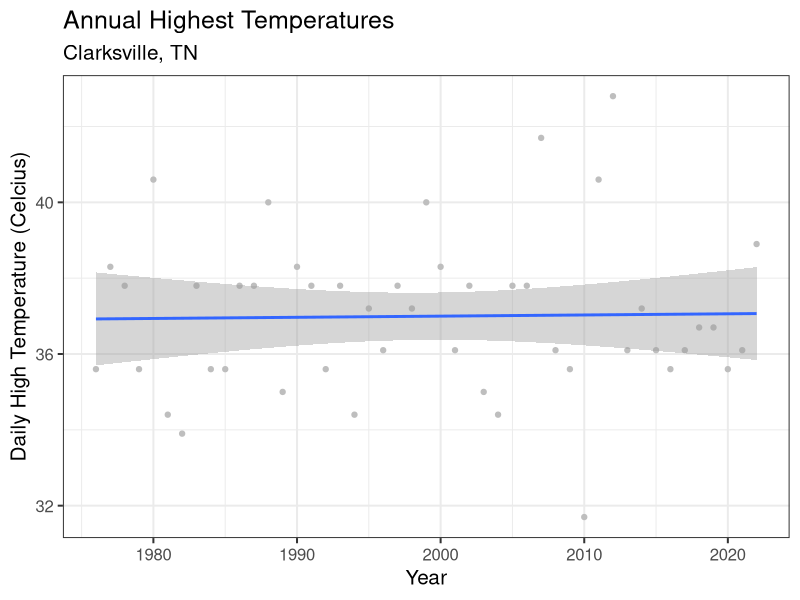
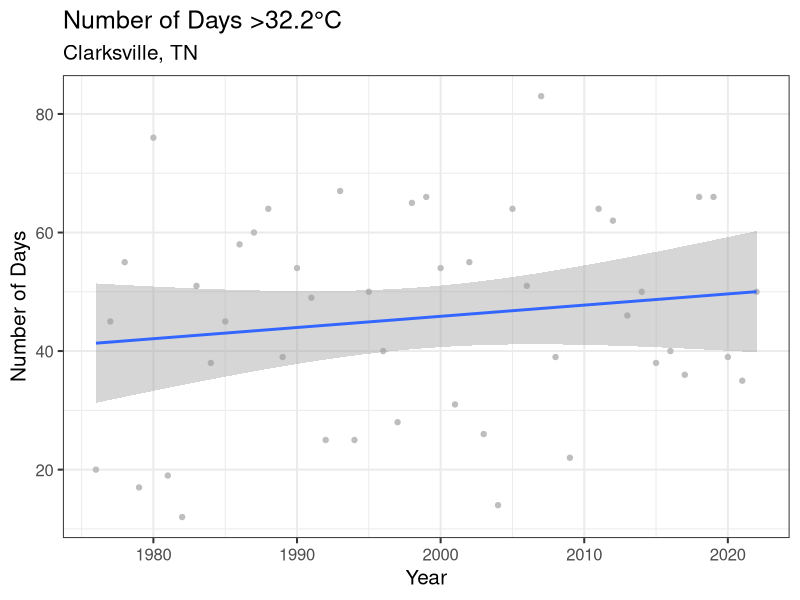

The R script that drew these images, in order:
## R code to manipulate and plot cliamte data for my four field sites ##
## aka another hot mess from Joe Endris ##

library(readr)
library(dplyr)
library(tidyverse)
library(ggplot2)
library(lubridate)

## create objects from datasets##
##temp<-read.csv("~/Library/CloudStorage/GoogleDrive-jendris@my.apsu.edu/.shortcut-targets-by-id/1p5eHgH8eX9-QjkyyA3uRz5Lk7ontMZtO/Rehm lab - General/Trees/5- Climate/Climate Data/Alabama.csv")
setwd("~/Library/CloudStorage/GoogleDrive-jendris@my.apsu.edu/.shortcut-targets-by-id/1p5eHgH8eX9-QjkyyA3uRz5Lk7ontMZtO/Rehm lab - General/Trees/5- Climate/")

TN <- read_csv("Tennessee.csv")

str(TN)  #view structure of data ##

## create column for julian date##
## trying to replicate https://stackoverflow.com/questions/21414847/convert-a-date-vector-into-julian-day-in-r##
TN <- mutate(TN, Julian=format(DATE,"%j"))

#omit NA in temperature recordings 
TN<-TN[complete.cases(TN[,4]),]

## monthly mean low temp ##
## update this after creating julian dates ##
TN_TMAX <- TN %>%
  group_by(year=lubridate::floor_date(DATE, "year")) %>%
  summarise(total = max(TMAX))

## create graph for temps by month of year ##

TN_TMAX %>%
  filter(year>1980) %>%
  ggplot(aes(x = year, y = total)) +
  geom_point(color = "grey") +
  geom_smooth(stat="smooth",method="lm")+
  labs(title = "Annual Highest Temperatures",
       subtitle = "Clarksville, TN",
       y= "Daily High Temperature (Celcius)",
       x= "Year") + theme_bw(base_size = 15)


#number of days above 32.2
TN_32.2 <- TN %>%
  group_by(year=lubridate::floor_date(DATE, "year")) %>%
  summarise(n=sum(TMAX>32.2))

#plot number of days above 32.2
TN_32.2 %>%
  filter(as.integer(year)>1980)%>%
  filter(n>0)%>%
  ggplot(aes(x = year, y = n)) +
  geom_point(color = "grey") +
  geom_smooth(method="lm")+
  labs(title = "Number of Days >32.2°C",
       subtitle = "Clarksville, TN",
       y= "Number of Days",
       x= "Year") + theme_bw(base_size = 15)


TN_32.2 %>%
  filter(n>0)%>%
  filter(year>1960)
